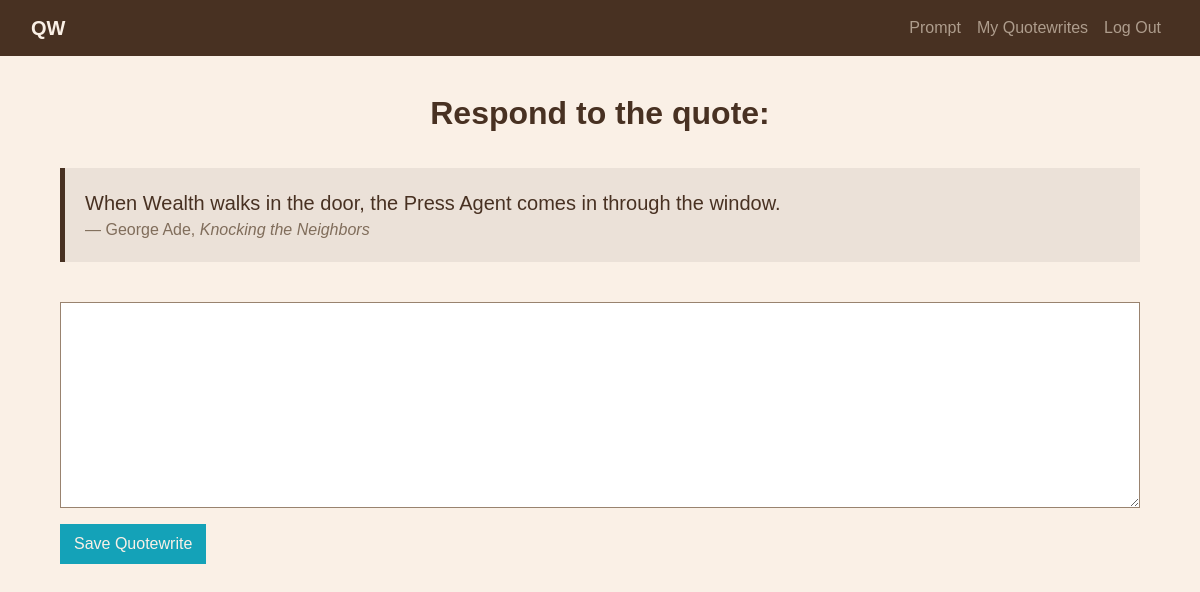
/write?quote_id=1 (signed in), run on the app's committed database.
### tables this page shows
CREATE TABLE quotes (
                id INTEGER PRIMARY KEY AUTOINCREMENT,
                quote TEXT,
                title TEXT,
                author TEXT
            );

### app.py (the view)
@app.route("/write", methods=["GET", "POST"])
def write():
    if request.method == "POST":
        quote_id = request.form.get("quote_id")
        quotewrite = request.form.get("quotewrite")
        if not quote_id or not quotewrite:
            return apology("missing response")
        db.execute("INSERT INTO quotewrites (user_id, quote_id, quotewrite) VALUES (:user_id, :quote_id, :quotewrite) ON CONFLICT (user_id, quote_id) DO UPDATE SET quotewrite = :quotewrite", user_id=session["user_id"], quote_id=quote_id, quotewrite=quotewrite)
        return redirect("/my_quotewrites")
    else:
        quote_id = request.args.get("quote_id")
        quote = db.execute("SELECT * FROM quotes WHERE id = ?", quote_id)
        if not quote:
            return apology("quote not found")
        quotewrite = db.execute("SELECT quotewrite FROM quotewrites WHERE user_id = ? AND quote_id = ?", session["user_id"], quote_id)
        return render_template("write.html", quote=quote[0], quotewrite=quotewrite[0] if quotewrite else None)

### app.py (called while the page is built)
@app.after_request
def after_request(response):
    response.headers["Cache-Control"] = "no-cache, no-store, must-revalidate"
    response.headers["Expires"] = 0
    response.headers["Pragma"] = "no-cache"
    return response

### templates/write.html (shortened to what this page needs)
{% extends "layout.html" %}
{% block main %}
    <div class="container mt-4">
        <h2 class="mb-3">Respond to the quote:</h2>
        <div class="blockquote">
            <p class="mb-0">{{ quote["quote"] }}</p>
            <footer class="blockquote-footer">{{ quote["author"] }}, <i>{{ quote["title"] }}</i></footer>
        </div>
        <form action="/write" method="POST">
            <div class="form-group">
                <textarea class="form-control" name="quotewrite" rows="8">{{ quotewrite["quotewrite"] if quotewrite and quotewrite["quotewrite"] else "" }}</textarea></textarea>
            </div>
            <button type="submit" class="btn btn-primary">Save Quotewrite</button>
        </form>
    </div>
{% endblock %}

### static/styles.css (style rules this page uses)
body { font-family: 'Noto Serif JP', sans-serif; background-color: #FAF0E6; color: #483122; padding-bottom: 100px; padding-top: 70px; }
h2 { text-align: center; font-weight: 900; padding-bottom: 20px; }
input[type="text"], input[type="password"], textarea { color: #483122 !important; }
.blockquote { padding: 20px; margin-top: 10px; margin-bottom: 40px; background-color: #ebe1d8; border-left: 5px solid #483122; text-align: left; }
.blockquote-footer { color: #806d5b !important; }
.btn, a { color: #FAF0E6 !important; background-color: #14A2B8 !important; border: 2px solid #14A2B8 !important; border-radius: 0 !important; margin-bottom: 10px !important; }
.form-control { color: #483122 !important; border-radius: 0 !important; border-color: #99836f !important; }
.form-control::placeholder { color: #99836f; }

### data on the page
quotes: quote "When Wealth walks in the door, the Press Agent comes in through the window.", author "George Ade", title "Knocking the Neighbors"
